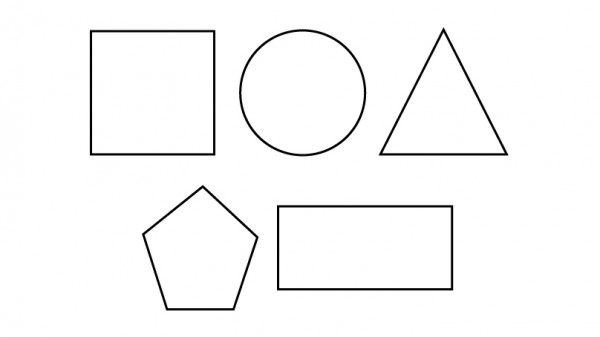
#> input picture bentuk.jpg, 600 x 337 px
$ jupyter execute shape.ipynb   (older library calls are emulated)
#> lines starting #> are read from the running program, lines starting #| are printed output that depends on the picture
[cell 1]
#IMPORT LIBRARY YANG DIBUTUHKAN
from skimage.io import imread
from skimage.transform import resize
from skimage.feature import hog
from skimage import exposure
import matplotlib.pyplot as plt

# MEMBACA GAMBAR
img = imread('bentuk.jpg')
#> img is the input picture: shape (337, 600, 3); min 0, max 255, mean 248.6
plt.axis("off")
plt.imshow(img)
print(img.shape)
#| (337, 600, 3)

[cell 2]
# MERUBAH UKURAN GAMBAR
resized_img = resize(img, (64*4, 128*4))
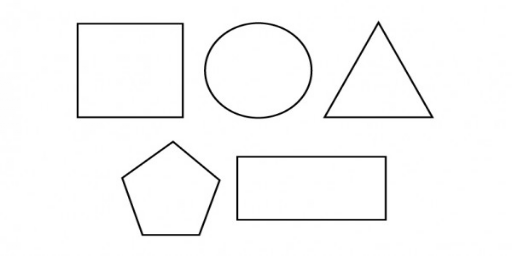
#> resized_img: shape (256, 512, 3) float64; min 1.24e-10, max 1, mean 0.975
plt.axis("off")
plt.imshow(resized_img)
print(resized_img.shape)
#| (256, 512, 3)

[cell 3]
fd, hog_image = hog(resized_img, orientations=9, pixels_per_cell=(8, 8),
                    cells_per_block=(2, 2), visualize=True, multichannel=True)
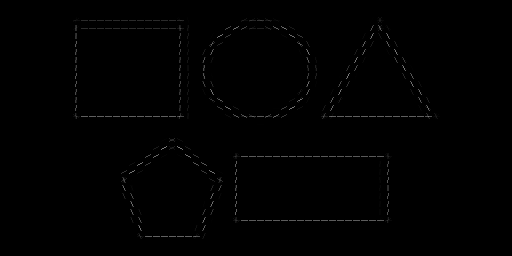
#> hog_image: shape (256, 512) float64; min 0, max 0.506, mean 0.00418
plt.axis("off")
plt.imshow(hog_image, cmap="gray")
